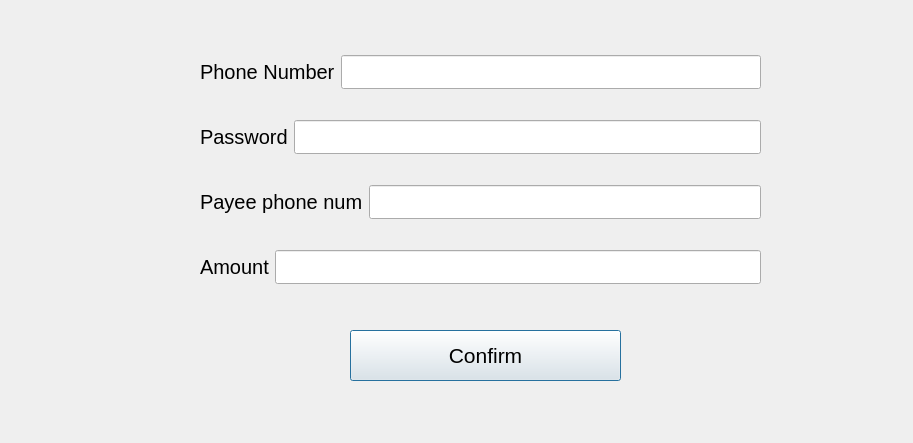
<?xml version="1.0" encoding="UTF-8"?>
<ui version="4.0">
 <class>Dialog</class>
 <widget class="QDialog" name="Dialog">
  <property name="geometry">
   <rect>
    <x>0</x>
    <y>0</y>
    <width>913</width>
    <height>443</height>
   </rect>
  </property>
  <property name="windowTitle">
   <string>Transfer Amount</string>
  </property>
  <widget class="QWidget" name="verticalLayoutWidget">
   <property name="geometry">
    <rect>
     <x>200</x>
     <y>30</y>
     <width>561</width>
     <height>281</height>
    </rect>
   </property>
   <layout class="QVBoxLayout" name="verticalLayout">
    <item>
     <layout class="QHBoxLayout" name="horizontalLayout">
      <item>
       <widget class="QLabel" name="label">
        <property name="font">
         <font>
          <pointsize>15</pointsize>
         </font>
        </property>
        <property name="text">
         <string>Phone Number</string>
        </property>
       </widget>
      </item>
      <item>
       <widget class="QLineEdit" name="phoneEnter">
        <property name="font">
         <font>
          <pointsize>17</pointsize>
         </font>
        </property>
       </widget>
      </item>
     </layout>
    </item>
    <item>
     <layout class="QHBoxLayout" name="horizontalLayout_3">
      <item>
       <widget class="QLabel" name="label_3">
        <property name="font">
         <font>
          <pointsize>15</pointsize>
         </font>
        </property>
        <property name="text">
         <string>Password</string>
        </property>
       </widget>
      </item>
      <item>
       <widget class="QLineEdit" name="passwordEnter">
        <property name="font">
         <font>
          <pointsize>17</pointsize>
         </font>
        </property>
       </widget>
      </item>
     </layout>
    </item>
    <item>
     <layout class="QHBoxLayout" name="horizontalLayout_4">
      <item>
       <widget class="QLabel" name="label_4">
        <property name="font">
         <font>
          <pointsize>15</pointsize>
         </font>
        </property>
        <property name="text">
         <string>Payee phone num</string>
        </property>
       </widget>
      </item>
      <item>
       <widget class="QLineEdit" name="payeePhone">
        <property name="font">
         <font>
          <pointsize>17</pointsize>
         </font>
        </property>
       </widget>
      </item>
     </layout>
    </item>
    <item>
     <layout class="QHBoxLayout" name="horizontalLayout_2">
      <item>
       <widget class="QLabel" name="label_2">
        <property name="font">
         <font>
          <pointsize>15</pointsize>
         </font>
        </property>
        <property name="text">
         <string>Amount</string>
        </property>
       </widget>
      </item>
      <item>
       <widget class="QLineEdit" name="amount">
        <property name="font">
         <font>
          <pointsize>17</pointsize>
         </font>
        </property>
       </widget>
      </item>
     </layout>
    </item>
   </layout>
  </widget>
  <widget class="QPushButton" name="confirmButton">
   <property name="geometry">
    <rect>
     <x>350</x>
     <y>330</y>
     <width>271</width>
     <height>51</height>
    </rect>
   </property>
   <property name="font">
    <font>
     <pointsize>16</pointsize>
    </font>
   </property>
   <property name="text">
    <string>Confirm</string>
   </property>
  </widget>
 </widget>
 <resources/>
 <connections/>
</ui>
